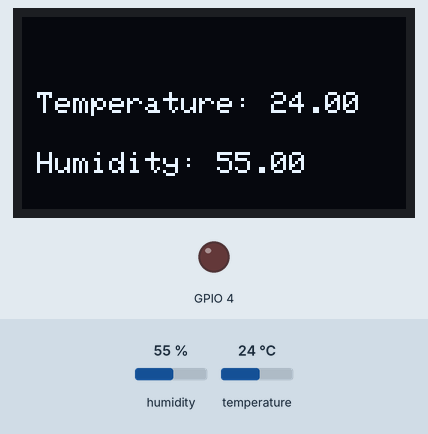
Bench run of a program on a simulated ESP32. Parts: 128×64 one-colour display, output pins drawn as LEDs (lit = HIGH). The test bench sets the inputs (shaded band); at power-on: humidity 55 %, temperature 24 °C. WiFi joins after 1.5 s; servers stay silent unless stated; no MQTT or app messages arrive unless stated; what the program prints to the serial monitor is not drawn.

Above: at 2.8 s.
2.9 s: humidity set to 22 %
At 5.8 s:
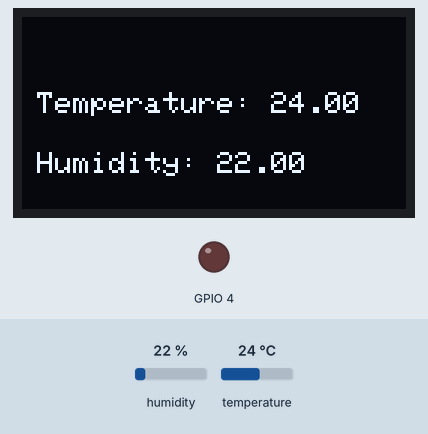
6.1 s: temperature set to 12 °C
At 8.1 s:
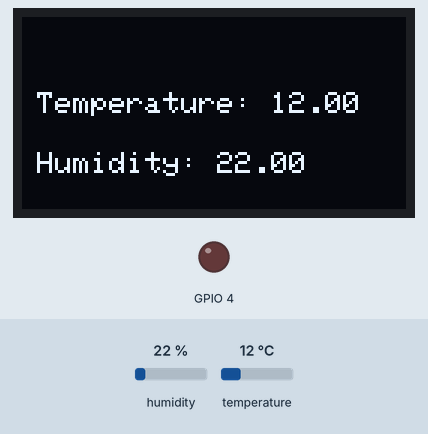
12.2 s: humidity set to 40 %
At 14.9 s:
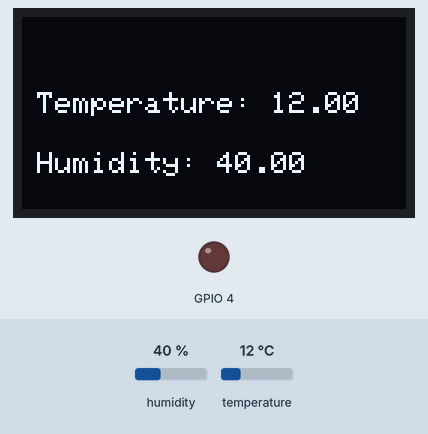
15.2 s: temperature set to 19 °C
Timing chart, 0 to 18.2 s (numbered marks = the images above; inputs shaded):
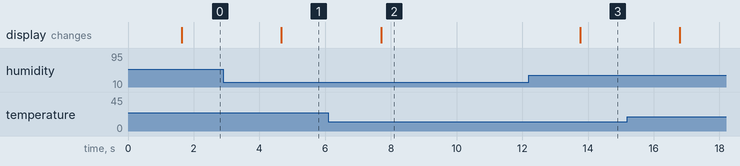

Measured:
- after the input at 2.9 s, the display: changes after 1.8 s (image 1)
- after the input at 6.1 s, the display: changes after 1.6 s (image 2)
- after the input at 12.2 s, the display: changes after 1.6 s (image 3)

The program:

main.cpp
```cpp
#include <WiFi.h>
#include <PubSubClient.h>

#include <Adafruit_SSD1306.h>
#include <Wire.h>

#include <Adafruit_Sensor.h>
#include <DHT.h>
#include <DHT_U.h>

DHT_Unified dht(5, DHT22); // Output Pin: 5, Type DHT22

#define SCREEN_WIDTH 128    // OLED display width, in pixels
#define SCREEN_HEIGHT 64    // OLED display height, in pixels
#define OLED_RESET     -1   // Reset pin # (or -1 if sharing Arduino reset pin)
#define SCREEN_ADDRESS 0x3C // < See datasheet for Address; 0x3D for 128x64, 0x3C for 128x32

Adafruit_SSD1306 display(SCREEN_WIDTH, SCREEN_HEIGHT, &Wire, OLED_RESET);

const char* ssid = "Wokwi-GUEST";
const char* password = "";

WiFiClient wifiClient;
PubSubClient client(wifiClient);

void callback(char *topic, byte *payload, unsigned int length) {
  Serial.print("Message: ");
  String msg = "";
  for (unsigned int i = 0; i < length; i++) {
    Serial.print((char)payload[i]);
    msg += (char) payload[i];
  }

  Serial.println("");

  if (msg.equals("{\"switch\":true}")) {
    digitalWrite(4, HIGH);
  } else {
    digitalWrite(4, LOW);
  }
}

void setup() {
  Serial.begin(115200);

  dht.begin();

  if (!display.begin(SSD1306_SWITCHCAPVCC, SCREEN_ADDRESS)) {
    Serial.println(F("SSD1306 allocation failed"));
    for (;;); // Don't proceed, loop forever
  }

  display.clearDisplay();
  display.setTextSize(1.5);
  display.setTextColor(SSD1306_WHITE);
  display.println("Connect to WiFi");
  display.display();

  // Connect to Wi-Fi
  Serial.printf("Connecting to Wi-Fi: %s\n", ssid);
  WiFi.begin(ssid, password);

  while (WiFi.status() != WL_CONNECTED) {
    delay(500);
    Serial.print(".");
  }

  Serial.println("\nConnected to Wi-Fi!");
  Serial.print("IP address: ");
  Serial.println(WiFi.localIP());

  client.setServer("host.wokwi.internal", 1883);
  client.setCallback(callback);
  client.connect("wokwi_client_id_123456");

  while (!client.connected()) {
    delay(500);
    Serial.print(".");
  }

  Serial.println("Connected to MQTT broker!");

  client.subscribe("local/state");

  pinMode(4, OUTPUT);
}

void loop() {
  display.clearDisplay();

  client.loop();

  sensors_event_t event;

  dht.temperature().getEvent(&event);
  float temperature = event.temperature;
  Serial.print("Temperature: ");
  Serial.println(temperature);

  dht.humidity().getEvent(&event);
  float humidity = event.relative_humidity;
  Serial.print("Humidity: ");
  Serial.println(humidity);

  display.setCursor(5, 25);
  display.printf("Temperature: %.2f", temperature);
  display.setCursor(5, 45);
  display.printf("Humidity: %.2f", humidity);
  display.display();

  char msg[80];
  sprintf(msg, "{\"temperature\":%.1f, \"humidity\":%.1f}", temperature, humidity);
  client.publish("local/telemetry", msg);

  delay(3000);
}
```
